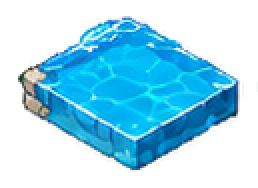
#> input picture assets/generated/terrain/terrain_water_iso_01.png, 129 x 94 px, found by its file name (shown 2 times larger); its folder holds 3 pictures in this run
$ python generate_water_tiles.py
#> lines starting #> are read from the running program, lines starting #| are printed output that depends on the picture; after the words box and inside, x2 and y2 are one past the last pixel; in counts of white or black regions, pixels touching at a corner belong together
from pathlib import Path

from PIL import Image, ImageDraw, ImageEnhance, ImageFilter


TERRAIN_DIR = Path("assets/generated/terrain")
OUTPUT_SIZE = (112, 60)
OUTPUT_DIAMOND = [(56, 4), (108, 26), (56, 50), (4, 26)]
TEXTURE_SIZE = (128, 128)


def source_top_polygon(image):
    width, height = image.size
    return [
        (round(width * 0.5), round(height * 0.08)),
        (round(width * 0.93), round(height * 0.36)),
        (round(width * 0.5), round(height * 0.62)),
        (round(width * 0.07), round(height * 0.36)),
    ]


def extract_top_face(source_path, output_path):
    source = Image.open(source_path).convert("RGBA")
#> source is the input picture: PIL image 129x94 RGBA; mean R, G, B, A 157.8, 216, 238.6, 114.9
    mask = Image.new("L", source.size, 0)
#> mask: PIL image 129x94 L; every value is 0
    ImageDraw.Draw(mask).polygon(source_top_polygon(source), fill=255)
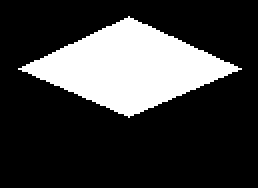
#> mask: PIL image 129x94 L (shown 2 times larger); 23.3% white; 1 white region, box (x1, y1, x2, y2) and area: (9, 8, 121, 59) 2825

    left, top, right, bottom = mask.getbbox()
#> left = 9; top = 8; right = 121; bottom = 59
    face = Image.new("RGBA", source.size, (0, 0, 0, 0))
#> face: PIL image 129x94 RGBA; every value is 0
    face.alpha_composite(source)
    face.putalpha(mask)
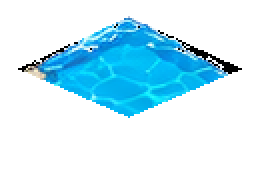
#> face: PIL image 129x94 RGBA (shown 2 times larger); mean R, G, B, A 17.7, 75.9, 98.4, 59.4; transparent parts drawn white
    face = face.crop((left, top, right, bottom))
#> face: PIL image 112x51 RGBA

    resample = Image.Resampling.NEAREST
    face = face.resize((104, 48), resample)
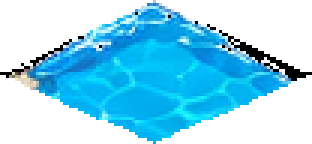
#> face: PIL image 104x48 RGBA (shown 3 times larger); mean R, G, B, A 26, 122.8, 159.2, 125.2; transparent parts drawn white

    output = Image.new("RGBA", OUTPUT_SIZE, (0, 0, 0, 0))
#> output: PIL image 112x60 RGBA; every value is 0
    output.alpha_composite(face, (4, 3))

    diamond_mask = Image.new("L", OUTPUT_SIZE, 0)
#> diamond_mask: PIL image 112x60 L; every value is 0
    ImageDraw.Draw(diamond_mask).polygon(OUTPUT_DIAMOND, fill=255)
#> diamond_mask: PIL image 112x60 L; 36.2% white; 1 white region, box (x1, y1, x2, y2) and area: (4, 4, 109, 51) 2435
    diamond_mask = diamond_mask.filter(ImageFilter.GaussianBlur(0.25))

    alpha = output.getchannel("A")
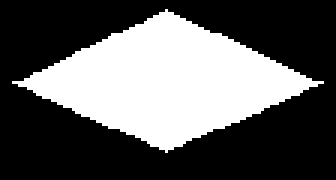
#> alpha: PIL image 112x60 L (shown 3 times larger); 36.5% white; 1 white region, box (x1, y1, x2, y2) and area: (4, 3, 108, 51) 2451
    output.putalpha(Image.composite(alpha, Image.new("L", OUTPUT_SIZE, 0), diamond_mask))

    draw = ImageDraw.Draw(output)
    draw.line([OUTPUT_DIAMOND[0], OUTPUT_DIAMOND[1]], fill=(235, 255, 255, 150), width=1)
    draw.line([OUTPUT_DIAMOND[0], OUTPUT_DIAMOND[3]], fill=(149, 242, 255, 110), width=1)
    draw.line([OUTPUT_DIAMOND[3], OUTPUT_DIAMOND[2], OUTPUT_DIAMOND[1]], fill=(2, 109, 170, 118), width=1)
    output.save(output_path)
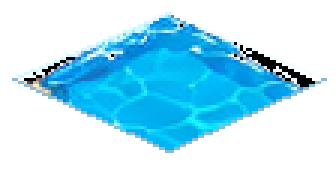
#> saved as terrain_water_flat_01.png: PIL image 112x60 RGBA (shown 3 times larger); mean R, G, B, A 11.1, 64.6, 84.4, 89.8; transparent parts drawn white
#> pass 2 of the loop in main, `for index in range(1, 4):`:
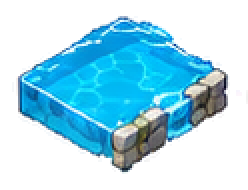
#> input picture assets/generated/terrain/terrain_water_iso_02.png, 124 x 95 px, found by its file name (shown 2 times larger)
#> in extract_top_face, source is the input picture: PIL image 124x95 RGBA; mean R, G, B, A 164.8, 216.8, 234.8, 114.3
#> in extract_top_face (call 2), `ImageDraw.Draw(mask).polygon(source_top_polygon(source), fill=255)`:
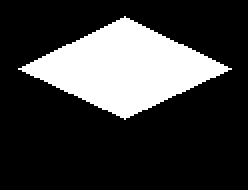
#> mask: PIL image 124x95 L (shown 2 times larger); 23.4% white; 1 white region, box (x1, y1, x2, y2) and area: (9, 8, 116, 60) 2754
#> right = 116; bottom = 60
#> alpha: PIL image 112x60 L; 36.7% white; 1 white region, box (x1, y1, x2, y2) and area: (4, 4, 108, 50) 2464
#> in extract_top_face (call 2), `output.save(output_path)`:
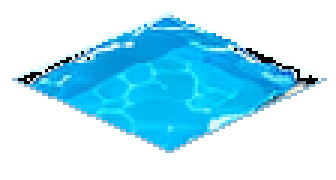
#> saved as terrain_water_flat_02.png: PIL image 112x60 RGBA (shown 3 times larger); mean R, G, B, A 10.7, 66.8, 85.9, 90.5; transparent parts drawn white
#> pass 3 of the loop in main, `for index in range(1, 4):`:
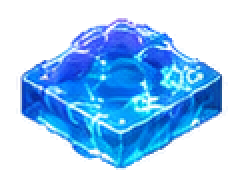
#> input picture assets/generated/terrain/terrain_water_iso_03.png, 123 x 94 px, found by its file name (shown 2 times larger)
#> in extract_top_face, source is the input picture: PIL image 123x94 RGBA; mean R, G, B, A 165, 206.3, 245.8, 113.8
#> in extract_top_face (call 3), `ImageDraw.Draw(mask).polygon(source_top_polygon(source), fill=255)`:
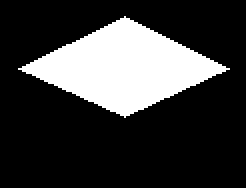
#> mask: PIL image 123x94 L (shown 2 times larger); 23.1% white; 1 white region, box (x1, y1, x2, y2) and area: (9, 8, 115, 59) 2673
#> right = 115; bottom = 59
#> alpha: PIL image 112x60 L; 36.5% white; 1 white region, box (x1, y1, x2, y2) and area: (4, 3, 108, 51) 2454
#> in extract_top_face (call 3), `output.save(output_path)`:
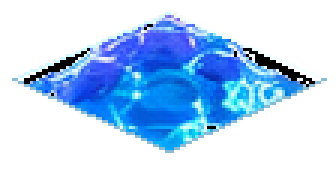
#> saved as terrain_water_flat_03.png: PIL image 112x60 RGBA (shown 3 times larger); mean R, G, B, A 20.4, 50.5, 84.4, 89.8; transparent parts drawn white


def make_water_texture():
    texture = Image.new("RGBA", TEXTURE_SIZE, (0, 0, 0, 255))
    crops = []
    for index in range(1, 4):
        source = Image.open(TERRAIN_DIR / f"terrain_water_iso_{index:02}.png").convert("RGBA")
        crops.append(source.crop((40, 22, 90, 44)).resize((80, 36), Image.Resampling.NEAREST))
#> pass 2 of the loop in make_water_texture, `for index in range(1, 4):`:
#> pass 3 of the loop in make_water_texture, `for index in range(1, 4):`:

    for y in range(-18, TEXTURE_SIZE[1] + 36, 32):
        for x in range(-24, TEXTURE_SIZE[0] + 80, 74):
            crop = crops[((x // 74) + (y // 32)) % len(crops)]
            if ((x + y) // 36) % 2:
                crop = crop.transpose(Image.Transpose.FLIP_LEFT_RIGHT)
            texture.alpha_composite(crop, (x, y))
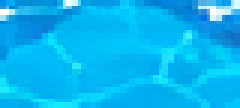
#> crop: PIL image 80x36 RGBA (shown 3 times larger); mean R, G, B, A 9.9, 181.7, 240.7, 254.3; transparent parts drawn white
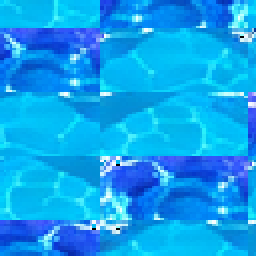
#> texture: PIL image 128x128 RGBA (shown 2 times larger); mean R, G, B, A 16.5, 161.5, 238.4, 255

    texture = ImageEnhance.Contrast(texture).enhance(0.86)
    texture = ImageEnhance.Color(texture).enhance(1.08)
    texture.save(TERRAIN_DIR / "terrain_water_texture.png")


def main():
    for index in range(1, 4):
        extract_top_face(
            TERRAIN_DIR / f"terrain_water_iso_{index:02}.png",
            TERRAIN_DIR / f"terrain_water_flat_{index:02}.png",
        )
    make_water_texture()


if __name__ == "__main__":
    main()
